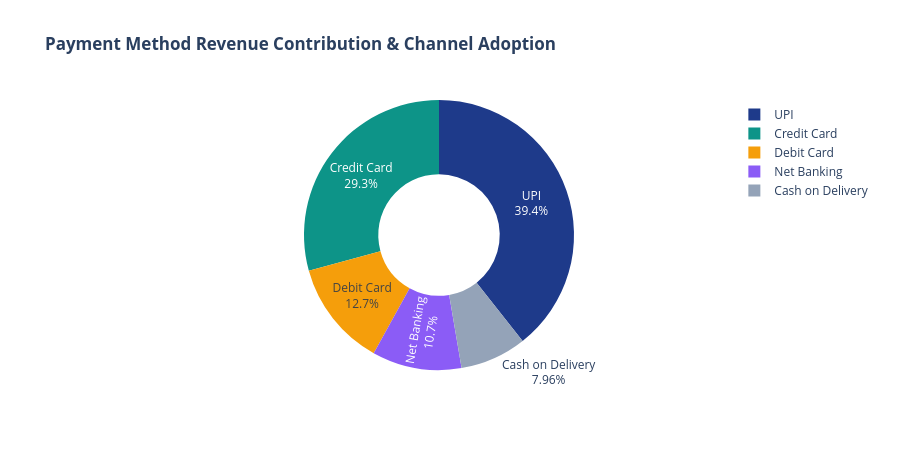

The cell this chart's notebook holds for it:
### Markdown cell above
### 🔎 Interpretation of Chart 3: Age Group vs. Spend
- **Core Revenue Drivers:** The **35-44** and **45-54** cohorts represent the strongest spending pillars, backed by higher disposable income and steady household re-order requirements.
- **Basket Size Dynamics (AOV):** While young adult consumers (**18-24**) exhibit lower aggregate volumes, selective luxury or tech purchases create competitive AOV figures. Marketing campaigns for high-ticket items should tailor messaging differently for young professionals versus established mature buyers.

### Code cell
# Chart 4: Payment Method Market Share (Donut Chart)
pay_agg = df_trans.groupby("Payment_Method").agg(
    Revenue=("Total_Purchase_Value", "sum"),
    Transactions=("Total_Purchase_Value", "count"),
).reset_index()

fig4 = px.pie(
    pay_agg,
    values="Revenue",
    names="Payment_Method",
    hole=0.45,
    title="<b>Payment Method Revenue Contribution & Channel Adoption</b>",
    color_discrete_sequence=[
        CORPORATE_PALETTE["primary"],
        CORPORATE_PALETTE["secondary"],
        CORPORATE_PALETTE["accent"],
        CORPORATE_PALETTE["purple"],
        "#94A3B8"
    ],
)
fig4.update_traces(textinfo="percent+label", hoverinfo="value+percent")
fig4.update_layout(height=450)
fig4.show()

### Figure 1 — Plotly figure (JSON) as saved in the notebook; plotly's stock layout.template omitted (floating-point values rounded to 4 significant figures)
{"data": [{"domain": {"x": [0.0, 1.0], "y": [0.0, 1.0]}, "hole": 0.45, "hoverinfo": "value+percent", "hovertemplate": "Payment_Method=%{label}<br>Revenue=%{value}<extra></extra>", "labels": ["Cash on Delivery", "Credit Card", "Debit Card", "Net Banking", "UPI"], "legendgroup": "", "name": "", "showlegend": true, "textinfo": "percent+label", "type": "pie", "values": [300100.0, 1104000.0, 478500.0, 403800.0, 1485000.0]}], "layout": {"height": 450, "legend": {"tracegroupgap": 0}, "piecolorway": ["#1E3A8A", "#0D9488", "#F59E0B", "#8B5CF6", "#94A3B8"], "title": {"text": "<b>Payment Method Revenue Contribution & Channel Adoption</b>"}}}
